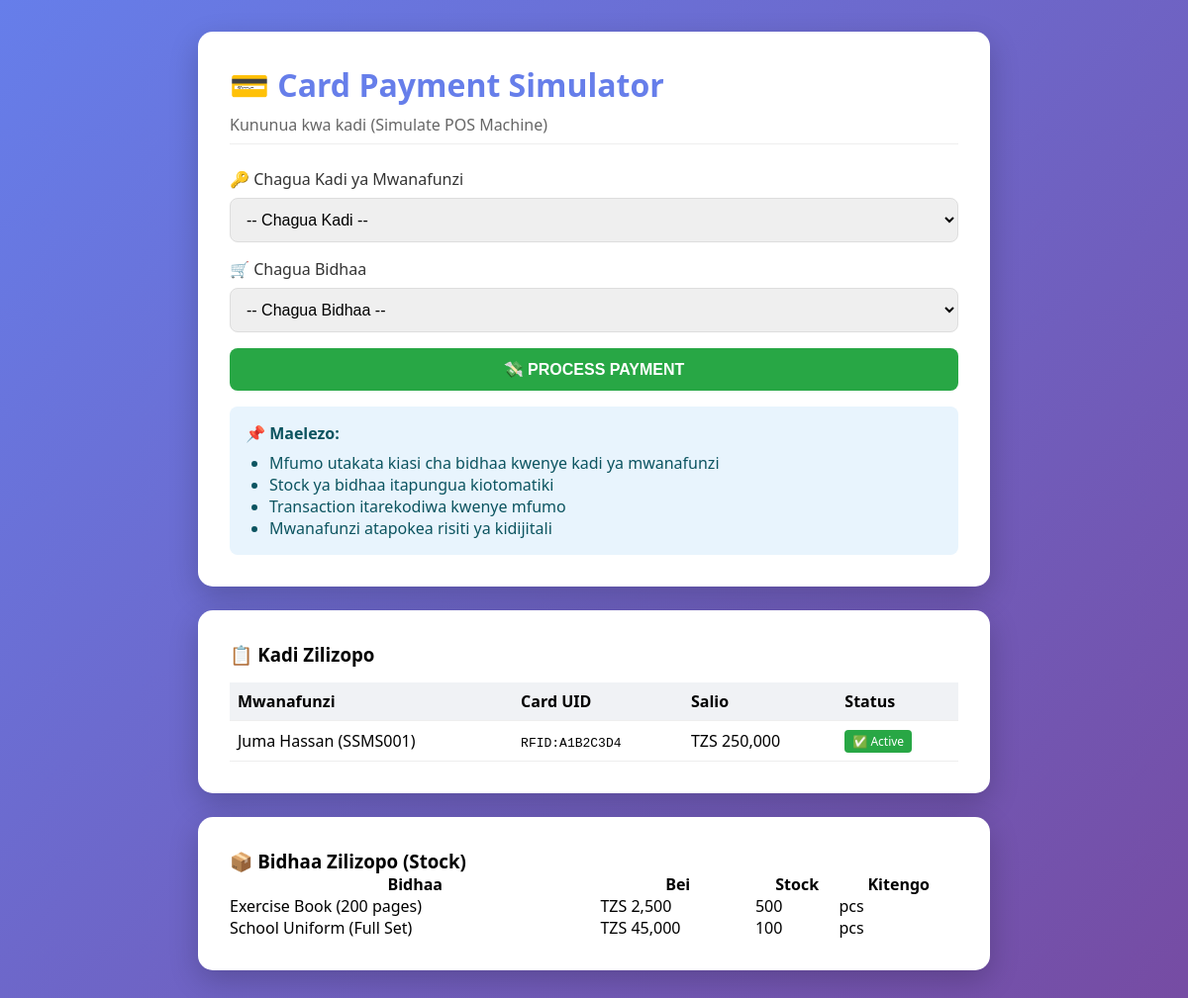
Page /test_card_payment.php (signed in) on the committed database.
### tables this page shows
CREATE TABLE smart_cards (
    id BIGINT PRIMARY KEY AUTO_INCREMENT,
    card_uid VARCHAR(100) UNIQUE NOT NULL,  
    student_id BIGINT NOT NULL,
    payment_reference VARCHAR(50) UNIQUE NOT NULL,  
    balance DECIMAL(15,2) DEFAULT 0.00,
    is_active BOOLEAN DEFAULT TRUE,
    issued_date DATE NOT NULL,
    expiry_date DATE,
    FOREIGN KEY (student_id) REFERENCES students(id) ON DELETE CASCADE
);

CREATE TABLE students (
    id BIGINT PRIMARY KEY AUTO_INCREMENT,
    student_number VARCHAR(50) UNIQUE NOT NULL,
    full_name VARCHAR(150) NOT NULL,
    class VARCHAR(50) NOT NULL,
    parent_phone VARCHAR(20) NOT NULL,
    is_active BOOLEAN DEFAULT TRUE,
    created_at TIMESTAMP DEFAULT CURRENT_TIMESTAMP
);

CREATE TABLE inventory_items (
    id BIGINT PRIMARY KEY AUTO_INCREMENT,
    item_code VARCHAR(50) UNIQUE NOT NULL,
    item_name VARCHAR(150) NOT NULL,
    category_id INT NOT NULL,  
    unit_of_measure VARCHAR(20) DEFAULT 'pcs',  
    current_stock INT NOT NULL DEFAULT 0,
    reorder_level INT NOT NULL DEFAULT 10,  
    unit_price DECIMAL(15,2) NOT NULL,
    supplier VARCHAR(150),
    last_restocked_date DATE,
    is_active BOOLEAN DEFAULT TRUE,
    FOREIGN KEY (category_id) REFERENCES revenue_categories(id)
);

### test_card_payment.php (the view, shortened to what this page needs)
<?php
require_once 'config/database.php';
$cards = $pdo->query("
    SELECT sc.card_uid, sc.balance, s.full_name, s.student_number
    FROM smart_cards sc
    JOIN students s ON sc.student_id = s.id
    WHERE sc.is_active = 1
    ORDER BY s.full_name
")->fetchAll();
$items = $pdo->query("
    SELECT id, item_name, current_stock, unit_price, unit_of_measure
    FROM inventory_items
    WHERE is_active = 1 AND current_stock > 0
    ORDER BY item_name
")->fetchAll();
?>
<!DOCTYPE html>
<html lang="en">
<head>
</head>
<body>
    <div class="container">
        <div class="card">
            <h1>💳 Card Payment Simulator</h1>
            <div class="subtitle">Kununua kwa kadi (Simulate POS Machine)</div>
            <form method="POST">
                <div class="form-group">
                    <label>🔑 Chagua Kadi ya Mwanafunzi</label>
                    <select name="card_uid" required>
                        <option value="">-- Chagua Kadi --</option>
                    </select>
                </div>
                <div class="form-group">
                    <label>🛒 Chagua Bidhaa</label>
                    <select name="item_id" required>
                        <option value="">-- Chagua Bidhaa --</option>
                    </select>
                </div>
                <button type="submit">💸 PROCESS PAYMENT</button>
            </form>
            <div class="info-box">
                <h4>📌 Maelezo:</h4>
                <ul>
                    <li>Mfumo utakata kiasi cha bidhaa kwenye kadi ya mwanafunzi</li>
                    <li>Stock ya bidhaa itapungua kiotomatiki</li>
                    <li>Transaction itarekodiwa kwenye mfumo</li>
                    <li>Mwanafunzi atapokea risiti ya kidijitali</li>
                </ul>
            </div>
        </div>
        <div class="card">
            <h3>📋 Kadi Zilizopo</h3>
            <div class="current-cards">
                <?php if (count($cards) == 0): ?>
                    <p style="color:orange;">⚠️ Hakuna kadi iliyosajiliwa. Nenda kwenye Smart Cards kutoa kadi.</p>
                <?php else: ?>
                    <table>
                        <thead>
                            <tr><th>Mwanafunzi</th><th>Card UID</th><th>Salio</th><th>Status</th></tr>
                        </thead>
                        <tbody>
                            <?php foreach ($cards as $c): ?>
                            <tr>
                                <td><?php echo htmlspecialchars($c['full_name']); ?> (<?php echo $c['student_number']; ?>)</td>
                                <td><code><?php echo htmlspecialchars($c['card_uid']); ?></code></td>
                                <td>TZS <?php echo number_format($c['balance']); ?></td>
                                <td><span class="badge <?php echo $c['balance'] > 0 ? 'badge-success' : 'badge-warning'; ?>">
                                    <?php echo $c['balance'] > 0 ? '✅ Active' : '⚠️ Low Balance'; ?>
                                </span></td>
                            </tr>
                            <?php endforeach; ?>
                        </tbody>
                    </table>
                <?php endif; ?>
            </div>
        </div>
        <div class="card">
            <h3>📦 Bidhaa Zilizopo (Stock)</h3>
            <?php if (count($items) == 0): ?>
                <p style="color:orange;">⚠️ Hakuna bidhaa kwenye stock. Nenda kwenye Inventory kuongeza bidhaa.</p>
            <?php else: ?>
                <table style="width:100%; border-collapse: collapse;">
                    <thead>
                        <tr><th>Bidhaa</th><th>Bei</th><th>Stock</th><th>Kitengo</th></tr>
                    </thead>
                    <tbody>
                        <?php foreach ($items as $i): ?>
                        <tr>
                            <td><?php echo htmlspecialchars($i['item_name']); ?></td>
                            <td>TZS <?php echo number_format($i['unit_price']); ?></td>
                            <td><?php echo $i['current_stock']; ?></td>
                            <td><?php echo $i['unit_of_measure']; ?></td>
                        </tr>
                        <?php endforeach; ?>
                    </tbody>
                </table>
            <?php endif; ?>
        </div>
    </div>
</body>
</html>

### test_card_payment.php (style rules this page uses)
* { margin: 0; padding: 0; box-sizing: border-box; }
body { font-family: 'Segoe UI', Tahoma, Geneva, Verdana, sans-serif; background: linear-gradient(135deg, #667eea 0%, #764ba2 100%); min-height: 100vh; padding: 2rem; }
.container { max-width: 800px; margin: 0 auto; }
.card { background: white; border-radius: 15px; padding: 2rem; margin-bottom: 1.5rem; box-shadow: 0 10px 30px rgba(0,0,0,0.2); }
h1 { color: #667eea; margin-bottom: 0.5rem; }
.subtitle { color: #666; margin-bottom: 1.5rem; border-bottom: 1px solid #eee; padding-bottom: 0.5rem; }
.form-group { margin-bottom: 1rem; }
label { display: block; margin-bottom: 0.5rem; font-weight: 500; color: #333; }
select, input { width: 100%; padding: 0.75rem; border: 1px solid #ddd; border-radius: 8px; font-size: 1rem; }
button { width: 100%; padding: 0.75rem; background: #28a745; color: white; border: none; border-radius: 8px; font-size: 1rem; cursor: pointer; font-weight: bold; }
.info-box { background: #e8f4fd; padding: 1rem; border-radius: 8px; margin-top: 1rem; }
.info-box h4 { margin-bottom: 0.5rem; color: #0c5460; }
.info-box ul { margin-left: 1.5rem; color: #0c5460; }
.current-cards { margin-top: 1rem; }
.current-cards table { width: 100%; border-collapse: collapse; }
.current-cards th, .current-cards td { padding: 0.5rem; text-align: left; border-bottom: 1px solid #eee; }
.current-cards th { background: #f0f2f5; }
.badge { display: inline-block; padding: 0.2rem 0.5rem; border-radius: 4px; font-size: 0.75rem; }
.badge-success { background: #28a745; color: white; }

### rows in the picture
smart_cards: student.full_name "Juma Hassan", student.student_number "SSMS001", card_uid "RFID:A1B2C3D4", balance "250,000", shows "✅ Active"
inventory_items: item_name "Exercise Book (200 pages)", unit_price "2,500", current_stock "500", unit_of_measure "pcs"
inventory_items: item_name "School Uniform (Full Set)", unit_price "45,000", current_stock "100", unit_of_measure "pcs"
